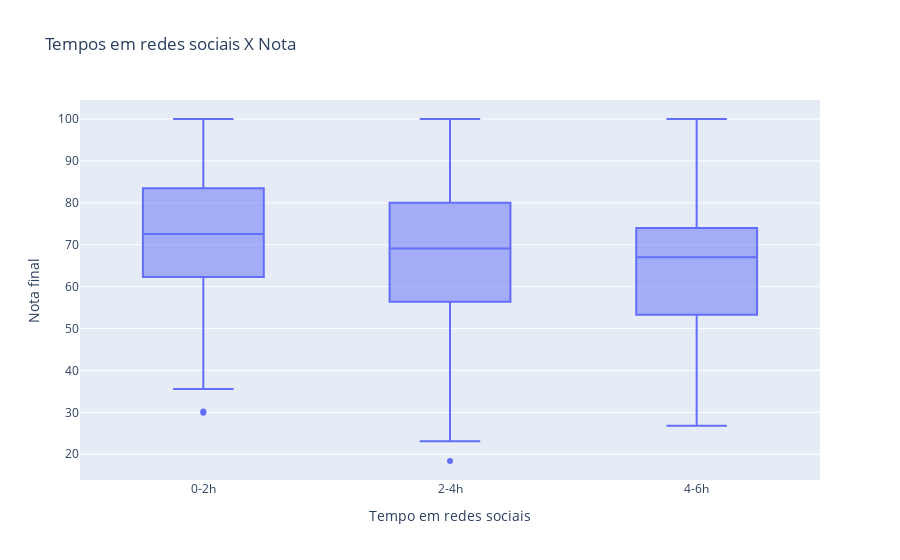

Here is the notebook cell this chart was saved with:
### Markdown cell above
### **Gráficos boxplot**

Relação entre tempo em redes sociais e notas

### Code cell
fig_4 = px.box(
    df,
    x = 'social_media_bin',
    y = 'exam_score',
    labels = {
        'exam_score': 'Nota final',
        'social_media_bin': 'Tempo em redes sociais'
    },
    title = 'Tempos em redes sociais X Nota'
)

fig_4.show()

### Figure 1 — Plotly figure (JSON) as saved in the notebook; plotly's stock layout.template omitted (floating-point values rounded to 4 significant figures; data arrays with more than 128 entries replaced by an {"elided": "..."} marker saying what was removed)
{"data": [{"alignmentgroup": "True", "hovertemplate": "Tempo em redes sociais=%{x}<br>Nota final=%{y}<extra></extra>", "legendgroup": "", "marker": {"color": "#636efa"}, "name": "", "notched": false, "offsetgroup": "", "orientation": "v", "showlegend": false, "type": "box", "x": {"elided": "1000 str values"}, "x0": " ", "xaxis": "x", "y": {"elided": "1000 float values"}, "y0": " ", "yaxis": "y"}], "layout": {"boxmode": "group", "legend": {"tracegroupgap": 0}, "title": {"text": "Tempos em redes sociais X Nota"}, "xaxis": {"anchor": "y", "domain": [0, 1], "title": {"text": "Tempo em redes sociais"}}, "yaxis": {"anchor": "x", "domain": [0, 1], "title": {"text": "Nota final"}}}}
